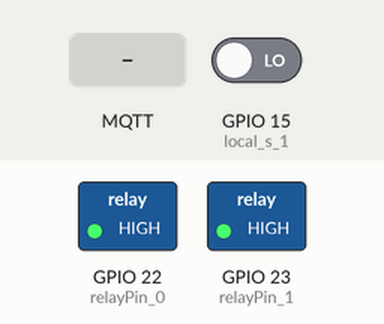
This sketch was run on a simulated ESP32. Parts: switched loads named in the sketch (green lamp = pin HIGH). The inputs (shaded band) are chosen by the test bench; at power-on: GPIO 15 (local_s_1) LOW. WiFi joins after 1.5 s; servers stay silent unless stated; no MQTT or app messages arrive unless stated; what the sketch prints to the serial monitor is not drawn.

Above: at 2.7 s.
2.8 s: MQTT message "0" arrives on the first subscribed topic
At 4.0 s:
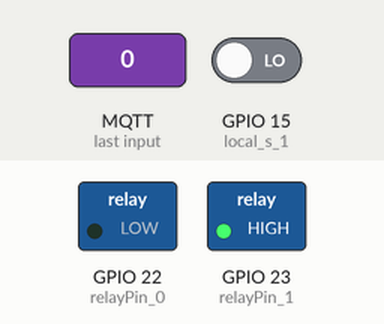
4.3 s: MQTT message "1" arrives on the first subscribed topic
At 5.2 s:
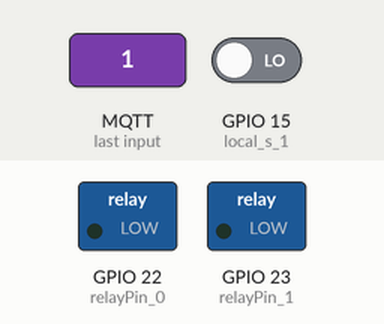
5.8 s: MQTT message "0" arrives on the first subscribed topic
At 6.3 s:
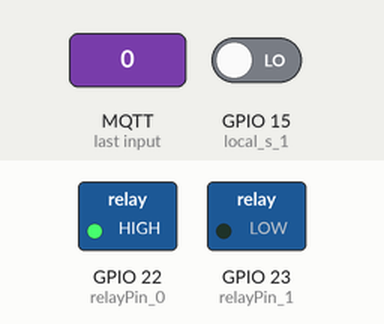
7.3 s: GPIO 15 (local_s_1) driven HIGH
At 8.7 s:
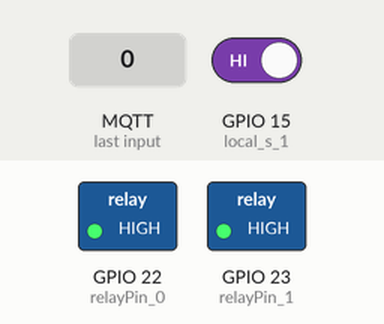
Timing chart, 0 to 9.8 s (numbered marks = the images above; inputs shaded):
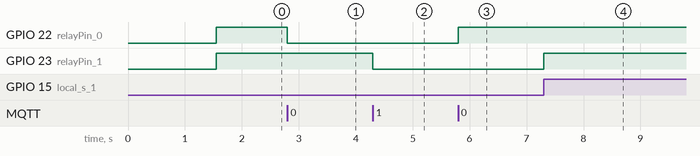

Measured:
- after the input at 2.8 s, GPIO 22 (relayPin_0): HIGH → LOW at once
- after the input at 4.3 s, GPIO 23 (relayPin_1): HIGH → LOW at once
- after the input at 5.8 s, GPIO 22 (relayPin_0): LOW → HIGH at once
- after the input at 7.3 s, GPIO 23 (relayPin_1): LOW → HIGH at once

The sketch:

relay_control_mqtt.ino
```cpp
#include <PubSubClient.h>
#include <WiFi.h>
#include "esp_system.h"

WiFiClient espClient;
PubSubClient client(espClient);

//
const char* ssid = "IS3L";
const char* password = "ErasmusKustar";
//const char* mqttServer = "postman.cloudmqtt.com";
const char* mqttServer = "10.231.234.184";
const int mqttPort = 1883;
//const int mqttPort = 14877;
const char* mqttUser = "pkmtmkxo";
const char* mqttPassword = "cY9ZBQTUMmKs";

int relayPin_0 = 22;
int relayPin_1 = 23;
//int local_s_0 = 14;
int local_s_1 = 15;
int val = 0;
int val_ant = 1;
int Switch_0 = 0;
int Switch_1 = 0;
int last_state_0 = 0;
int last_state_1 = 0;
int p_0 = 0;
int p_1 = 0;
//WatchDog
/*hw_timer_t *timer = NULL;
const int wdtTimeout = 30*60000;

void IRAM_ATTR resetModule() {
  ets_printf("reboot\n");
  configuracoes_rede();
  configuracoes_mqtt();
  client.subscribe("esp/relay",1);
  //esp_restart();
}*/
//--------

void setup() {
  Serial.begin(115200);
  pinMode(relayPin_0, OUTPUT);
  pinMode(relayPin_1, OUTPUT);
  //pinMode(local_s_0, INPUT);
  pinMode(local_s_1, INPUT);
  configuracoes_rede();
  configuracoes_mqtt();

  //Config WatchDog
  /*timer = timerBegin(0, 80, true);
  timerAttachInterrupt(timer, &resetModule, true);
  timerAlarmWrite(timer, wdtTimeout * 1000, false);
  timerAlarmEnable(timer);*/

  digitalWrite(relayPin_0, HIGH);
  digitalWrite(relayPin_1, HIGH);
  Switch_0 = 1;
  Switch_1 = 1;

  client.subscribe("esp/relay",1);
}

void callback(char* topic, byte* payload, unsigned int length) {

  //timerWrite(timer, 0);//reset timer (feed watchdog)
  Serial.print("Message arrived in topic: ");
  Serial.println(topic);

  /*Serial.print("Message:");
  for (int i = 0; i < length; i++) {
    Serial.print((char)payload[i]);
  }*/
  if((char)payload[0] == '0' && Switch_0 == 0)
  {
    Serial.println("Relay 0 On");
    digitalWrite(relayPin_0, HIGH);
    Switch_0 = 1;
    client.publish("esp/relay_state_0", "0");
  }
  else if((char)payload[0] == '0' && Switch_0 == 1)
  {
    Serial.println("Relay 0 Off");
    digitalWrite(relayPin_0, LOW);
    Switch_0 = 0;
    client.publish("esp/relay_state_0", "1");
  }
  else if((char)payload[0] == '1'&& Switch_1 == 0)
  {
    Serial.println("Relay 1 On");
    digitalWrite(relayPin_1, HIGH);
    Switch_1 = 1;
    client.publish("esp/relay_state_1", "0");
  }
  else if((char)payload[0] == '1' && Switch_1 == 1)
  {
    Serial.println("Relay 1 Off");
    digitalWrite(relayPin_1, LOW);
    Switch_1 = 0;
    client.publish("esp/relay_state_1", "1");
  }
  else if((char)payload[0] == '2')
  {
    Serial.println("Watching the Dog!");
  }

}

void loop() {
  //p_0 = digitalRead(local_s_0);
  p_1 = digitalRead(local_s_1);
  /*if(p_0 != last_state_0 && Switch_0 == 0)
  {
    Serial.println("Relay 0 On");
    digitalWrite(relayPin_0, HIGH);
    Switch_0 = 1;
    if(client.connected())
    {
      client.publish("esp/relay_state_0", "0");
    }
  }
  else if(p_0 != last_state_0 && Switch_0 == 1)
  {
    Serial.println("Relay 0 Off");
    digitalWrite(relayPin_0, LOW);
    Switch_0 = 0;
    if(client.connected())
    {
      client.publish("esp/relay_state_0", "1");
    }
  }*/

  if(p_1 != last_state_1 && Switch_1 == 0)
  {
    Serial.println("Relay 1 On");
    digitalWrite(relayPin_1, HIGH);
    digitalWrite(relayPin_0, HIGH);//REMOVE
    Switch_1 = 1;
    if(client.connected())
    {
      client.publish("esp/relay_state_1", "0");
    }
  }
  else if(p_1 != last_state_1 && Switch_1 == 1)
  {
    Serial.println("Relay 1 Off");
    digitalWrite(relayPin_1, LOW);
    digitalWrite(relayPin_0, LOW);//REMOVE
    Switch_1 = 0;
    if(client.connected())
    {
      client.publish("esp/relay_state_1", "1");
    }
  }

  last_state_0 = p_0;
  last_state_1 = p_1;
  client.loop();
}

void configuracoes_rede() {
  static uint32_t beat = 0;
  static uint32_t beat_ant = 0;
  WiFi.disconnect();
  WiFi.begin(ssid, password);
  while (WiFi.status() != WL_CONNECTED) {
    if (millis() - beat > 500) {
      Serial.print("Connecting to WiFi:");
      Serial.println(ssid);
    }
    beat = millis();
    if (beat_ant > beat)
      beat = 0;
    else
      beat_ant = beat;
  }
  Serial.println("Connected to the WiFi network");
  Serial.println("");
  Serial.println("IP address: ");
  Serial.println(WiFi.localIP());
}

void configuracoes_mqtt() {
  static uint32_t beat = 0;
  static uint32_t beat_ant = 0;

  client.setServer(mqttServer, mqttPort);

  int contador = 0;
  while (!client.connected()) {
    Serial.println("Connecting to MQTT…");
    String clientId = "ESP32Client-";
    //clientId += String(random(0xffff), HEX);
    if (client.connect("relay")) {
    //if (client.connect("water", mqttUser, mqttPassword )) {
      Serial.println("connected");
    } else {
      if (millis() - beat > 2000) {
        Serial.print("failed with state ");
        Serial.print(client.state());
        beat = millis();
        if (beat_ant > beat)
          beat = 0;
        else
          beat_ant = beat;
        if (contador > 2) {
          ESP.restart();
        }
        contador++;
        Serial.print("Contador: ");
        Serial.println(contador);
      }
      Serial.print("Passei pela espera e: ");
      Serial.println(millis() - beat);
    }
  }
  client.publish("esp/connect", "relay");
  client.setCallback(callback);
}

void erro_rede() {
  if (WiFi.status() != WL_CONNECTED) {
    Serial.println("Erro na conexão wifi!");
    configuracoes_rede();
  }
  if (!client.connected()) {
    Serial.println("Erro na conexão MQTT!");
    configuracoes_mqtt();
  }
}
```
